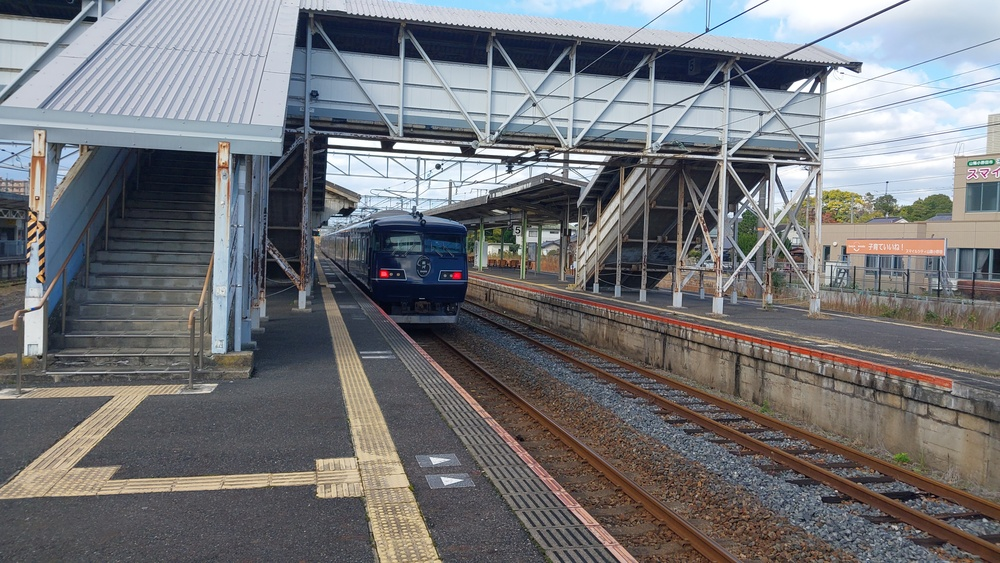
#> input picture differential/20241130_101421.jpg, 1000 x 563 px, shrunk from 4080 x 2296 before the run, found by its file name
$ jupyter execute try_differential.ipynb   (older library calls are emulated)
#> lines starting #> are read from the running program, lines starting #| are printed output that depends on the picture; after the words box and inside, x2 and y2 are one past the last pixel; in counts of white or black regions, pixels touching at a corner belong together
# 画像をイラスト風にする

[cell 1]
import cv2
import matplotlib.pyplot as plt
import numpy as np

ラプラシアンフィルタで線画にする

[cell 2]
# 画像の読み込み
image_gray = cv2.imread("C:\\Users\\morit\\Documents\\Python\\pouch\\pouch\\differential\\20241130_101421.jpg", cv2.IMREAD_GRAYSCALE)
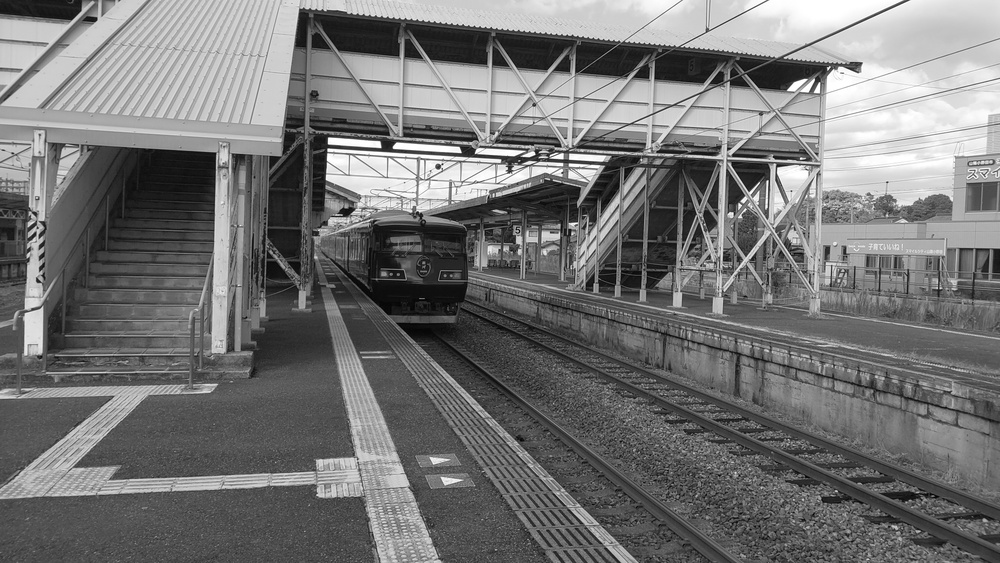
#> image_gray: shape (563, 1000); min 0, max 255, mean 116.9
#image_gray = cv2.imread("C:\\Users\\morit\\Documents\\Python\\pouch\\pouch\\differential\\20250111_122040.jpg", cv2.IMREAD_GRAYSCALE)

[cell 3]
# ガウシアンフィルターを適用してノイズを削除
blurred = cv2.GaussianBlur(image_gray, (5, 5), 0)
# ラプラシアンフィルタ
laplacian = cv2.Laplacian(blurred, cv2.CV_8U, ksize=5)
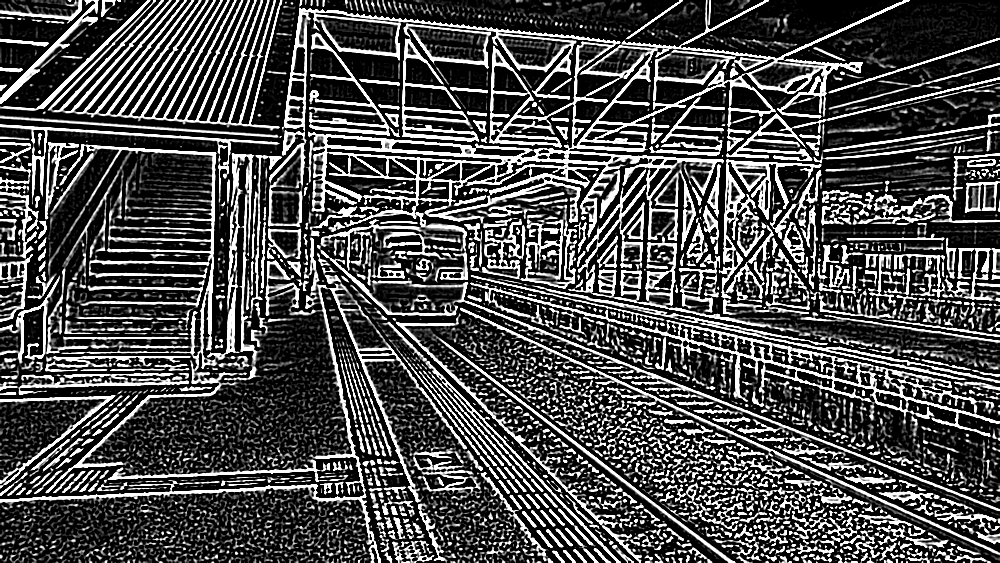
#> laplacian: shape (563, 1000); min 0, max 255, mean 75.8
# 絶対値を取得
laplacian = cv2.convertScaleAbs(laplacian)

[cell 4]
# 閾値処理を行う
retval, thresholded = cv2.threshold(laplacian, 127, 255, cv2.THRESH_BINARY_INV)
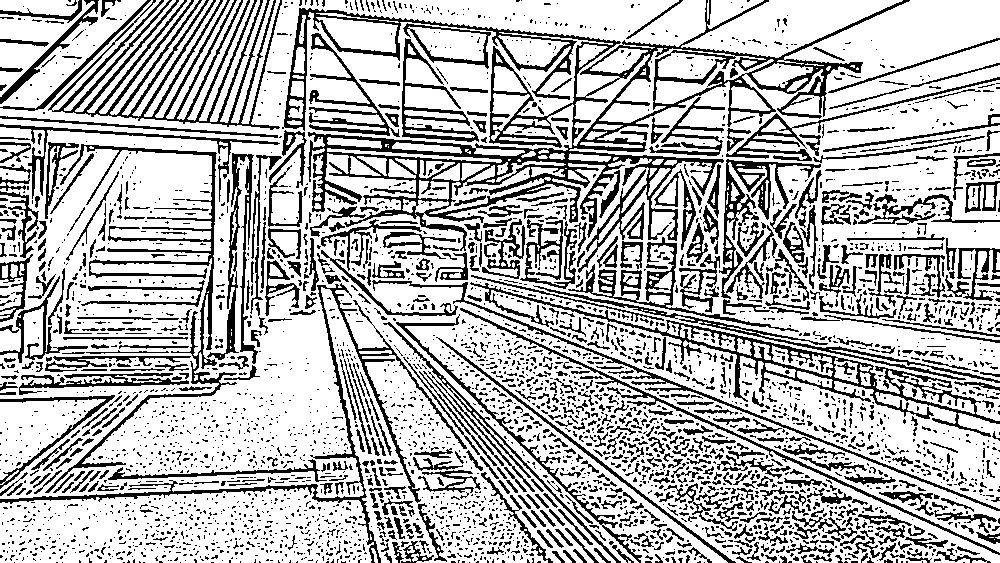
#> thresholded: shape (563, 1000); 72.1% white; black in thin lines or dots
print(retval)

[cell 5]
# 画像の確認
plt.imshow(cv2.cvtColor(thresholded, cv2.COLOR_BGR2RGB))
plt.show()

メディアンフィルタで塗りを作る

[cell 6]
# 画像の読み込み
image = cv2.imread("C:\\Users\\morit\\Documents\\Python\\pouch\\pouch\\differential\\20241130_101421.jpg")
#> image is the input picture: shape (563, 1000, 3); mean B, G, R 120, 116.8, 116
#image = cv2.imread("C:\\Users\\morit\\Documents\\Python\\pouch\\pouch\\differential\\20250111_122040.jpg")

[cell 7]
#メディアンフィルタ
median = cv2.medianBlur(image, 15)
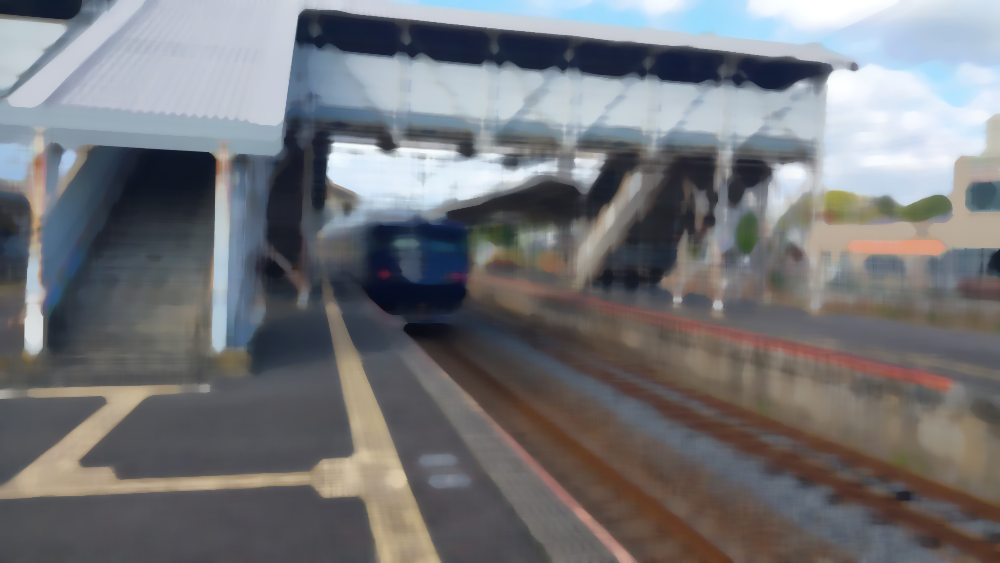
#> median: shape (563, 1000, 3); mean B, G, R 120.3, 117, 116.2

[cell 8]
# 画像の確認
plt.imshow(cv2.cvtColor(median, cv2.COLOR_BGR2RGB))
plt.show()

結合する

[cell 9]
# 画像を結合
thresholded = cv2.cvtColor(thresholded, cv2.COLOR_GRAY2BGR)
blended = cv2.addWeighted(src1=thresholded, alpha=0.2, src2=median, beta=0.8, gamma=0)
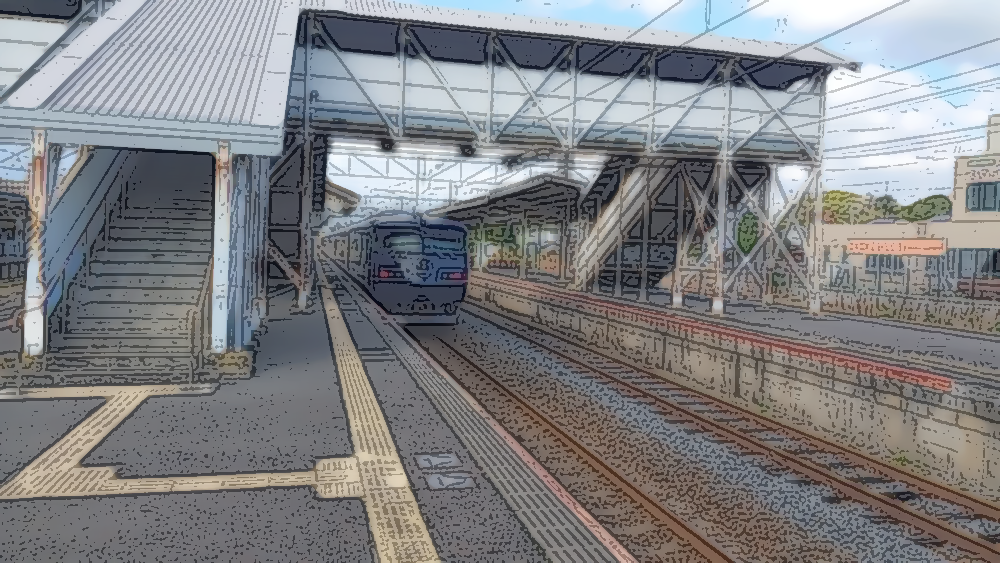
#> blended: shape (563, 1000, 3); mean B, G, R 133, 130.4, 129.7

[cell 10]
plt.imshow(cv2.cvtColor(blended, cv2.COLOR_BGR2RGB))
plt.show()

[cell 11]
#画像の出力
cv2.imwrite("C:\\Users\\morit\\Documents\\Python\\pouch\\pouch\\differential\\output.jpg", blended)
#> Out = True

$ run again, with differential/20250111_122040.jpg copied over differential/20241130_101421.jpg
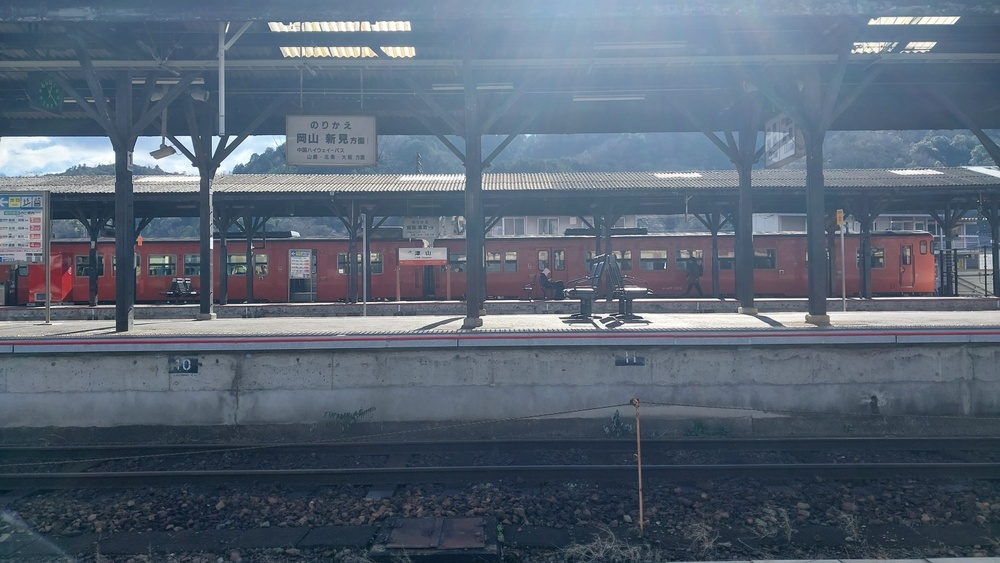
#> input picture differential/20250111_122040.jpg, 1000 x 563 px, shrunk from 4080 x 2296 before the run, found by its file name
#> `retval, thresholded = cv2.threshold(laplacian, 127, 255, cv2.THRESH_BI..`:
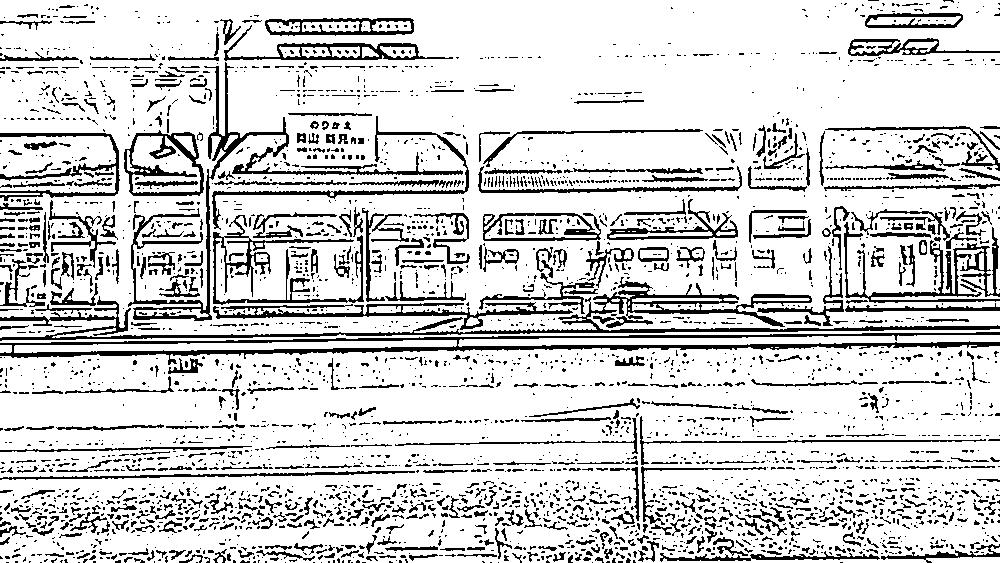
#> thresholded: shape (563, 1000); 82.2% white; 3308 black regions (2631 under 20 px), largest, box (x1, y1, x2, y2) and area: (0, 277, 1000, 341) 7007, (0, 332, 1000, 365) 6783, (128, 62, 463, 321) 4340
#> image is the input picture: shape (563, 1000, 3); mean B, G, R 115.9, 100.9, 88.7
#> `blended = cv2.addWeighted(src1=thresholded, alpha=0.2, src2=median, be..`:
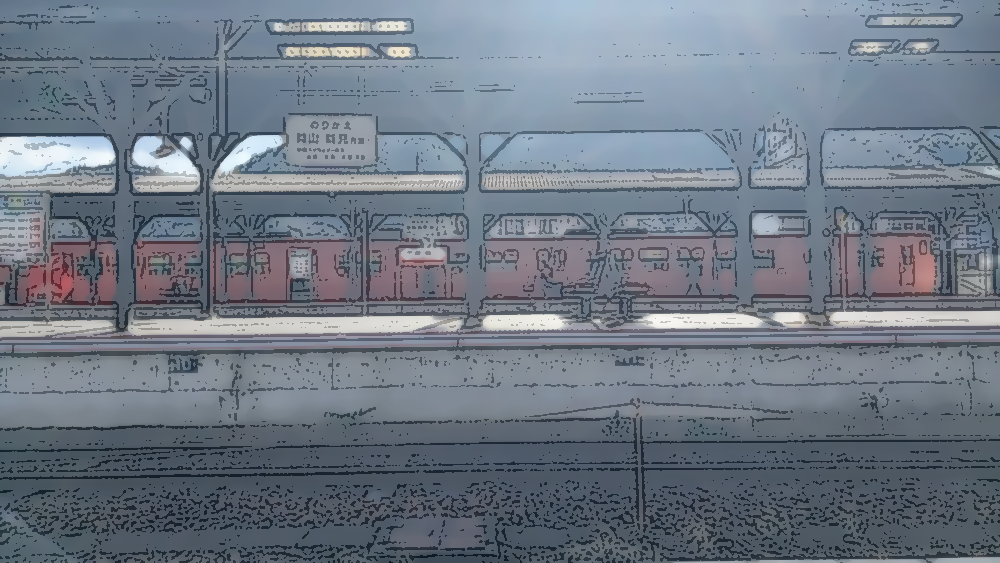
#> blended: shape (563, 1000, 3); mean B, G, R 133.5, 121.2, 111.6
#> Out = True
